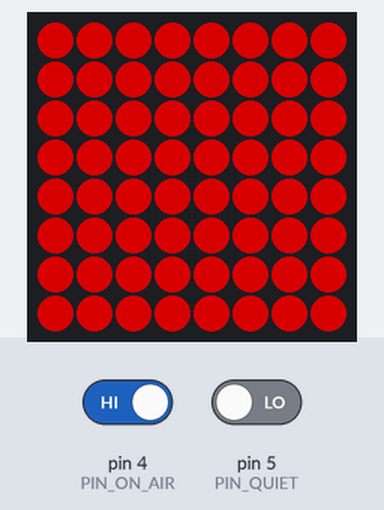
Recording of a sketch running on a simulated Arduino Uno, built with avr-gcc and run on an emulated ATmega328P. Parts: 8×8 RGB LED matrix (first LED top left, wired row by row). The inputs (shaded band) are chosen by the test bench; at power-on: pin 4 (PIN_ON_AIR) HIGH, pin 5 (PIN_QUIET) LOW. Dim RGB values are drawn brighter than linear; random numbers use the default seed unless the sketch sets one.

Above: at 1.49 s.
1.5 s: pin 4 (PIN_ON_AIR) driven LOW
At 1.81 s:
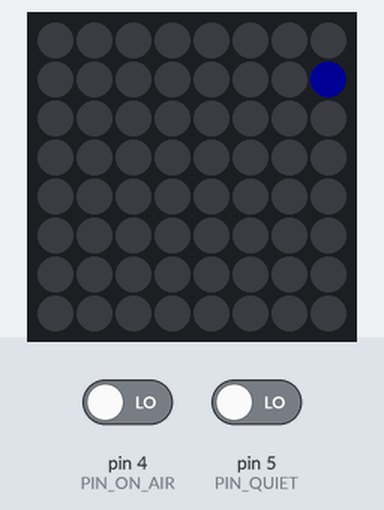
3.7 s: pin 4 (PIN_ON_AIR) driven HIGH
At 6.17 s:
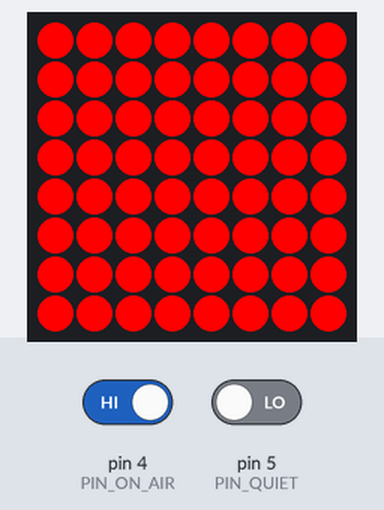
6.3 s: pin 5 (PIN_QUIET) driven HIGH
At 7.15 s:
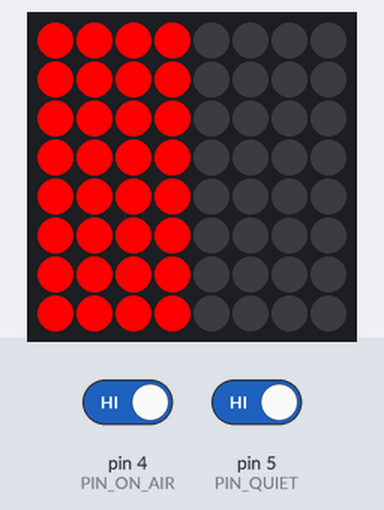
9.3 s: pin 4 (PIN_ON_AIR) driven LOW
At 10.66 s:
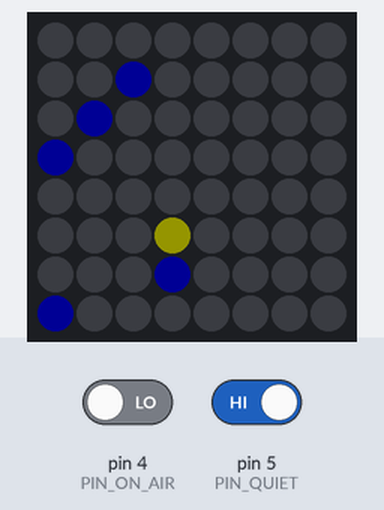

The sketch:

light_panel.ino
```cpp
#include "grid.h"
#include "piles.h"
#include "on_air.h"

#define PILE_GRID      1
#define ON_AIR_GRID    2
#define EMERGENCY_GRID 3

#define PIN_GRID       2
#define PIN_ON_AIR     4
#define PIN_QUIET      5

#define EMERGENCY_DURATION  500

Grid *current;

void setup() {
    Serial.begin(115200);

    pinMode(PIN_GRID, OUTPUT);
    pinMode(PIN_ON_AIR, INPUT);
    pinMode(PIN_QUIET, INPUT);

    current = new PileGrid();
}

int mode = PILE_GRID, last_mode = PILE_GRID;
//int emergency_cycles = 0;
void loop() {
    int on_air = digitalRead(PIN_ON_AIR);
    int emergency = digitalRead(PIN_QUIET);

    if (on_air == LOW) {
        //emergency_cycles = 0;
        mode = PILE_GRID;
        //digitalWrite(PIN_EMERGENCY_BLINK, LOW);
    }
    else {
        //if (mode == EMERGENCY_GRID) {
            //if (emergency_cycles-- <= 0) {
                //digitalWrite(PIN_EMERGENCY_BLINK, LOW);
                mode = ON_AIR_GRID;
            //}
        //}
        //else {
            //emergency_cycles = 0;

            mode = ON_AIR_GRID;

            //if (mode == ON_AIR_GRID) {
                if (emergency == HIGH) {
                    mode = EMERGENCY_GRID;
                    //emergency_cycles = EMERGENCY_DURATION;
                    //digitalWrite(PIN_EMERGENCY_BLINK, HIGH);
                }
            //}
        //}
    }

    if (last_mode != mode) {
        last_mode = mode;
        delete current;

        switch (mode) {
            case PILE_GRID:
                current = new PileGrid();
                break;
            case ON_AIR_GRID:
                current = new OnAirGrid(ON_AIR_PROGRAM);
                break;
            case EMERGENCY_GRID:
                current = new OnAirGrid(EMERGENCY_PROGRAM);
                break;
        }
    }

    current->loop();
    current->finish_loop();

//    if (count-- <= 0) {
//        delete current;
//        if (mode == 0) {
//            current = new OnAirGrid();
//            mode = 1;
//        }
//        else {
//            current = new PileGrid();
//            mode = 0;
//        }
//        count = 100;
//    }

    //delay(10);
}
```

grid.cpp
```cpp
#include "grid.h"

#include <Adafruit_GFX.h>
#include <Adafruit_NeoMatrix.h>
#include <Adafruit_NeoPixel.h>

Grid::Grid() {
    panel = new Adafruit_NeoMatrix(8, 8, 2,
        NEO_MATRIX_TOP + NEO_MATRIX_LEFT +
        NEO_MATRIX_ROWS + NEO_MATRIX_PROGRESSIVE,
        NEO_GRBW + NEO_KHZ800
    );

    panel->begin();
}

Grid::~Grid() {
    delete panel;
}

uint16_t Grid::mk_color(uint8_t r, uint8_t g, uint8_t b) {
    return panel->Color(r, g, b);
}

void Grid::set_color(int gx, int gy, uint16_t color) {
    panel->drawPixel(gx, gy, color);
}

void Grid::finish_loop() {
    panel->show();
}

void Grid::set_brightness(int b) {
    panel->setBrightness(b);
}
```

grid.h
```cpp
#ifndef GRID_H
#define GRID_H

#include <Adafruit_NeoMatrix.h>

class Grid {
    private:
        Adafruit_NeoMatrix *panel;

    public:
        Grid();
        ~Grid();

        void set_brightness(int b);

        uint16_t mk_color(uint8_t r, uint8_t g, uint8_t b);
        void set_color(int gx, int gy, uint16_t color);

        void finish_loop();

        virtual void loop() = 0;
};

#endif //GRID_H
```

on_air.cpp
```cpp
#include "on_air.h"

#define BRIGHTNESS 255

unsigned char on_air_program[] = {
    0x00, 0x00, 0x84,
    0x00, 0x11, 0x22, 0x33, 0x44, 0x55, 0x66, 0x77,
    0x88, 0x99, 0xAA, 0xBB, 0xCC, 0xDD, 0xEE, 0xFF,
    0xFF, 0xEE, 0xDD, 0xCC, 0xBB, 0xAA, 0x99, 0x88,
    0x77, 0x66, 0x55, 0x44, 0x33, 0x22, 0x11,
    0x00, 0x00, 0x03,
    0x3c, 0x66, 0xc3, 0xc3, 0xc3, 0xc3, 0x66, 0x3c, // O
    0xc3, 0xe3, 0xf3, 0xdb, 0xcf, 0xc7, 0xc3, 0xc3, // N
    0x18, 0x3c, 0x66, 0x66, 0x7e, 0x66, 0x66, 0x66, // A
    0x3c, 0x3c, 0x18, 0x18, 0x18, 0x18, 0x3c, 0x3c, // I
    0xfc, 0x63, 0x63, 0x7e, 0x7e, 0x63, 0x63, 0xe3, // R
    0x00, 0x00, 0x84,
    0x00, 0x11, 0x22, 0x33, 0x44, 0x55, 0x66, 0x77,
    0x88, 0x99, 0xAA, 0xBB, 0xCC, 0xDD, 0xEE, 0xFF,
    0xFF, 0xEE, 0xDD, 0xCC, 0xBB, 0xAA, 0x99, 0x88,
    0x77, 0x66, 0x55, 0x44, 0x33, 0x22, 0x11,
    0x00, 0x00, 0x00,
};

unsigned char emergency_program[] = {
    // 0x00, 0x00, 0x81,
    // 0x00, 0x81, 0xc3, 0xe7, 0xff, 0x00, 0xff, 0x00, 0xff,
    // 0x00, 0x81, 0xc3, 0xe7, 0xff, 0x00, 0xff, 0x00, 0xff,
    // 0x00, 0x81, 0xc3, 0xe7, 0xff, 0x00, 0xff, 0x00, 0xff,
    // 0x00, 0x81, 0xc3, 0xe7, 0xff, 0x00, 0xff, 0x00, 0xff,
    // 0x00, 0x00, 0x82,
    // 0x00, 0x81, 0xc3, 0xe7, 0xff, 0x00, 0xff, 0x00, 0xff,
    // 0x00, 0x81, 0xc3, 0xe7, 0xff, 0x00, 0xff, 0x00, 0xff,
    // 0x00, 0x81, 0xc3, 0xe7, 0xff, 0x00, 0xff, 0x00, 0xff,
    // 0x00, 0x81, 0xc3, 0xe7, 0xff, 0x00, 0xff, 0x00, 0xff,
    // 0x00, 0x00, 0x81,
    // 0x00, 0xf0, 0x0f, 0xf0, 0x0f, 0xf0, 0x0f, 0xf0, 0x0f,
    // 0x00, 0xf0, 0x0f, 0xf0, 0x0f, 0xf0, 0x0f, 0xf0, 0x0f,
    // 0x00, 0xf0, 0x0f, 0xf0, 0x0f, 0xf0, 0x0f, 0xf0, 0x0f,
    // 0x00, 0xf0, 0x0f, 0xf0, 0x0f, 0xf0, 0x0f, 0xf0, 0x0f,
    // 0x00, 0x00, 0x82,
    // 0x00, 0xf0, 0x0f, 0xf0, 0x0f, 0xf0, 0x0f, 0xf0, 0x0f,
    // 0x00, 0xf0, 0x0f, 0xf0, 0x0f, 0xf0, 0x0f, 0xf0, 0x0f,
    // 0x00, 0xf0, 0x0f, 0xf0, 0x0f, 0xf0, 0x0f, 0xf0, 0x0f,
    // 0x00, 0xf0, 0x0f, 0xf0, 0x0f, 0xf0, 0x0f, 0xf0, 0x0f,
    // 0x00, 0x00, 0x03,
    // 0x3c, 0x66, 0xc3, 0xc3, 0xc3, 0xc3, 0x66, 0x3c, // O
    // 0xc3, 0xe3, 0xf3, 0xdb, 0xcf, 0xc7, 0xc3, 0xc3, // N
    // 0x18, 0x3c, 0x66, 0x66, 0x7e, 0x66, 0x66, 0x66, // A
    // 0x3c, 0x3c, 0x18, 0x18, 0x18, 0x18, 0x3c, 0x3c, // I
    // 0xfc, 0x63, 0x63, 0x7e, 0x7e, 0x63, 0x63, 0xe3, // R
    0x00, 0x00, 0x81,
    0x00, 0xf0, 0x00, 0xf0, 0x00, 0xf0,
    0x00, 0x0f, 0x00, 0x0f, 0x00, 0x0f,
    0x00, 0xf0, 0x00, 0xf0, 0x00, 0xf0,
    0x00, 0x0f, 0x00, 0x0f, 0x00, 0x0f,
    0x00, 0xf0, 0x00, 0xf0, 0x00, 0xf0,
    0x00, 0x0f, 0x00, 0x0f, 0x00, 0x0f,
    0x00, 0x00, 0x82,
    0x00, 0xf0, 0x00, 0xf0, 0x00, 0xf0,
    0x00, 0x0f, 0x00, 0x0f, 0x00, 0x0f,
    0x00, 0xf0, 0x00, 0xf0, 0x00, 0xf0,
    0x00, 0x0f, 0x00, 0x0f, 0x00, 0x0f,
    0x00, 0xf0, 0x00, 0xf0, 0x00, 0xf0,
    0x00, 0x0f, 0x00, 0x0f, 0x00, 0x0f,
    0x00, 0x00, 0x03,
    0x3c, 0x66, 0xc3, 0xc3, 0xc3, 0xc3, 0x66, 0x3c, // O
    0xc3, 0xe3, 0xf3, 0xdb, 0xcf, 0xc7, 0xc3, 0xc3, // N
    0x18, 0x3c, 0x66, 0x66, 0x7e, 0x66, 0x66, 0x66, // A
    0x3c, 0x3c, 0x18, 0x18, 0x18, 0x18, 0x3c, 0x3c, // I
    0xfc, 0x63, 0x63, 0x7e, 0x7e, 0x63, 0x63, 0xe3, // R
    0x00, 0x00, 0x81,
    0x00, 0xcc, 0x00, 0xcc, 0x00, 0xcc,
    0x00, 0x33, 0x00, 0x33, 0x00, 0x33,
    0x00, 0xcc, 0x00, 0xcc, 0x00, 0xcc,
    0x00, 0x33, 0x00, 0x33, 0x00, 0x33,
    0x00, 0xcc, 0x00, 0xcc, 0x00, 0xcc,
    0x00, 0x33, 0x00, 0x33, 0x00, 0x33,
    0x00, 0x00, 0x82,
    0x00, 0xcc, 0x00, 0xcc, 0x00, 0xcc,
    0x00, 0x33, 0x00, 0x33, 0x00, 0x33,
    0x00, 0xcc, 0x00, 0xcc, 0x00, 0xcc,
    0x00, 0x33, 0x00, 0x33, 0x00, 0x33,
    0x00, 0xcc, 0x00, 0xcc, 0x00, 0xcc,
    0x00, 0x33, 0x00, 0x33, 0x00, 0x33,
    0x00, 0x00, 0x03,
    0x3c, 0x66, 0xc3, 0xc3, 0xc3, 0xc3, 0x66, 0x3c, // O
    0xc3, 0xe3, 0xf3, 0xdb, 0xcf, 0xc7, 0xc3, 0xc3, // N
    0x18, 0x3c, 0x66, 0x66, 0x7e, 0x66, 0x66, 0x66, // A
    0x3c, 0x3c, 0x18, 0x18, 0x18, 0x18, 0x3c, 0x3c, // I
    0xfc, 0x63, 0x63, 0x7e, 0x7e, 0x63, 0x63, 0xe3, // R
    0x00, 0x00, 0x81,
    0x00, 0x80, 0x02, 0x20, 0x04, 0x40, 0x01, 0x10, 0x08,
    0x00, 0x80, 0x02, 0x20, 0x04, 0x40, 0x01, 0x10, 0x08,
    0x00, 0x80, 0x02, 0x20, 0x04, 0x40, 0x01, 0x10, 0x08,
    0x00, 0x80, 0x02, 0x20, 0x04, 0x40, 0x01, 0x10, 0x08,
    0x00, 0x80, 0x02, 0x20, 0x04, 0x40, 0x01, 0x10, 0x08,
    0x00, 0x00, 0x82,
    0x00, 0x80, 0x02, 0x20, 0x04, 0x40, 0x01, 0x10, 0x08,
    0x00, 0x80, 0x02, 0x20, 0x04, 0x40, 0x01, 0x10, 0x08,
    0x00, 0x80, 0x02, 0x20, 0x04, 0x40, 0x01, 0x10, 0x08,
    0x00, 0x80, 0x02, 0x20, 0x04, 0x40, 0x01, 0x10, 0x08,
    0x00, 0x80, 0x02, 0x20, 0x04, 0x40, 0x01, 0x10, 0x08,
    0x00, 0x00, 0x03,
    0x3c, 0x66, 0xc3, 0xc3, 0xc3, 0xc3, 0x66, 0x3c, // O
    0xc3, 0xe3, 0xf3, 0xdb, 0xcf, 0xc7, 0xc3, 0xc3, // N
    0x18, 0x3c, 0x66, 0x66, 0x7e, 0x66, 0x66, 0x66, // A
    0x3c, 0x3c, 0x18, 0x18, 0x18, 0x18, 0x3c, 0x3c, // I
    0xfc, 0x63, 0x63, 0x7e, 0x7e, 0x63, 0x63, 0xe3, // R
    0x00, 0x00, 0x00,
};

OnAirGrid::OnAirGrid(int program_selector) {
    color_red   = mk_color(255, 0, 0);
    color_blue  = mk_color(0, 0, 255);
    color_black = mk_color(0, 0, 0);

    switch (program_selector) {

    case ON_AIR_PROGRAM:
        program = on_air_program;
        break;

    case EMERGENCY_PROGRAM:
        program = emergency_program;
        break;

    default:
        program = on_air_program;
        break;

    }

    set_brightness(BRIGHTNESS);
}

void OnAirGrid::loop() {
    if (on_air_mode & 0x80)
        urgency = 50;
    else
        urgency = 500;

    underclock = urgency;

    if (program[on_air_ptr] == 0
            && program[on_air_ptr+1] == 0
            && program[on_air_ptr+2] == 0) {
        on_air_ptr = 0;
    }

    if (program[on_air_ptr] == 0
            && program[on_air_ptr+1] == 0) {
        prev_on_air_mode = on_air_mode;
        on_air_mode = program[on_air_ptr+2];
        on_air_ptr += 3;

        set_brightness(BRIGHTNESS);
    }

    unsigned char op = program[on_air_ptr++];
    unsigned char mode_type = on_air_mode & 0x0F;
    if (mode_type == 0x01) { // vert red/blue
        for (int gy = 0; gy < 8; ++gy) {
            for (unsigned int gx = 0, mask = 0x80; gx < 8; ++gx, mask >>= 1) {
                //printf("%02x & %02x\n", op, mask);
                if (op & mask && gx < 4)
                    set_color(gx, gy, color_red);
                else if (op & mask)
                    set_color(gx, gy, color_blue);
                else
                    set_color(gx, gy, color_black);
            }
        }
    }

    else if (mode_type == 0x02) { // horz red/blue
        for (int gx = 0; gx < 8; ++gx) {
            for (unsigned int gy = 0, mask = 0x80; gy < 8; ++gy, mask >>= 1) {
                if (op & mask && gy < 4)
                    set_color(gx, gy, color_red);
                else if (op & mask)
                    set_color(gx, gy, color_blue);
                else
                    set_color(gx, gy, color_black);
            }
        }
    }

    else if (mode_type == 0x03) { // red bitmap
        for (int gy = 0; gy < 8; ++gy) {
            for (unsigned int gx = 0, mask = 0x80; gx < 8; ++gx, mask >>= 1) {
                if (op & mask) {
                    set_color(gx, gy, color_red);
                    //printf("#");
                }
                else {
                    set_color(gx, gy, color_black);
                    //printf(" ");
                }
            }
            //printf("\n");

            if (gy < 7)
                op = program[on_air_ptr++];
        }
        //printf("\n");
    }

    else if (mode_type == 0x04) { // red square, adjust brightness
        set_brightness(BRIGHTNESS * op / 255);

        for (int gy = 0; gy < 8; ++gy) {
            for (int gx = 0; gx < 8; ++gx) {
                set_color(gx, gy, color_red);
            }
        }
    }

    else {
        for (int gy = 0; gy < 8; ++gy) {
            for (int gx = 0; gx < 8; ++gx) {
                set_color(gx, gy, color_red);
            }
        }
    }

    delay(underclock);
}
```

on_air.h
```cpp
#ifndef ON_AIR_H
#define ON_AIR_H

#include "grid.h"

#define ON_AIR_PROGRAM    1
#define EMERGENCY_PROGRAM 2

class OnAirGrid : public Grid {
    private:
        uint16_t color_red;
        uint16_t color_blue;
        uint16_t color_black;

        char prev_on_air_mode = 0;
        char on_air_mode = 0;
        int on_air_ptr = 0;
        int underclock = 0;
        int urgency = 50;

        char *program;

    public:
        OnAirGrid(int program_selector);

        virtual void loop();

};

#endif //ON_AIR_H
```

piles.cpp
```cpp
#include "piles.h"

#define BRIGHTNESS 20

PileGrid::PileGrid() {
    pile_colors[0] = mk_color(0, 0, 0);
    pile_colors[1] = mk_color(0, 0, 255);
    pile_colors[2] = mk_color(255, 255, 0);
    pile_colors[3] = mk_color(255, 0, 0);

    for (int gy = 0; gy < 8; ++gy) {
        for (int gx = 0; gx < 8; ++gx) {
            piles_grid[gx][gy] = 0;
        }
    }

    set_brightness(BRIGHTNESS);
}

void PileGrid::loop() {
    piles_grid[rand()%8][rand()%8]++;
    //piles_grid[0][0]++; //boring
    //if (++piles_counter % 4) {
    //    piles_grid[3][3]++;
    //}
    //else if (piles_counter % 4 == 1) {
    //    piles_grid[3][4]++;
    //}
    //else if (piles_counter % 4 == 2) {
    //    piles_grid[4][3]++;
    //}
    //else {
    //    piles_grid[4][4]++;
    //}
    // printf("piles_grid[0][0] = %d\n", piles_grid[0][0]);

    for (int gy = 0; gy < 8; ++gy) {
        for (int gx = 0; gx < 8; ++gx) {
            int *here = &piles_grid[gx][gy];

            //printf("%d", *here);

            if (*here > 3) {
                //printf("- ");

                (*here) -= 4;
                if (gy > 0)
                    piles_grid[gx][gy-1]++;
                if (gy < 7)
                    piles_grid[gx][gy+1]++;
                if (gx > 0)
                    piles_grid[gx-1][gy]++;
                if (gx < 7)
                    piles_grid[gx+1][gy]++;
            }
            else {
                //printf("  ");
            }

            // unsigned char r, g, b;
            // al_unmap_rgb(pile_colors[here % 4], &r, &g, &b);
            // printf("(%d, %d): [%d] %3d, %3d, %3d\n", gx, gy, here % 4, r, g, b);
        }
        //printf("\n");
    }

    //printf("\n");

    for (int gy = 0; gy < 8; ++gy) {
        for (int gx = 0; gx < 8; ++gx) {
            int *here = &piles_grid[gx][gy];
            set_color(gx, gy, pile_colors[*here % 4]);
        }
    }

    delay(100);
}
```

piles.h
```cpp
#ifndef PILES_H
#define PILES_H

#include "grid.h"

class PileGrid : public Grid {
    private:
        uint16_t pile_colors[4];
        int piles_grid[8][8];

        int piles_counter = 0;

    public:
        PileGrid();

        virtual void loop();
};

#endif //PILES_H
```
